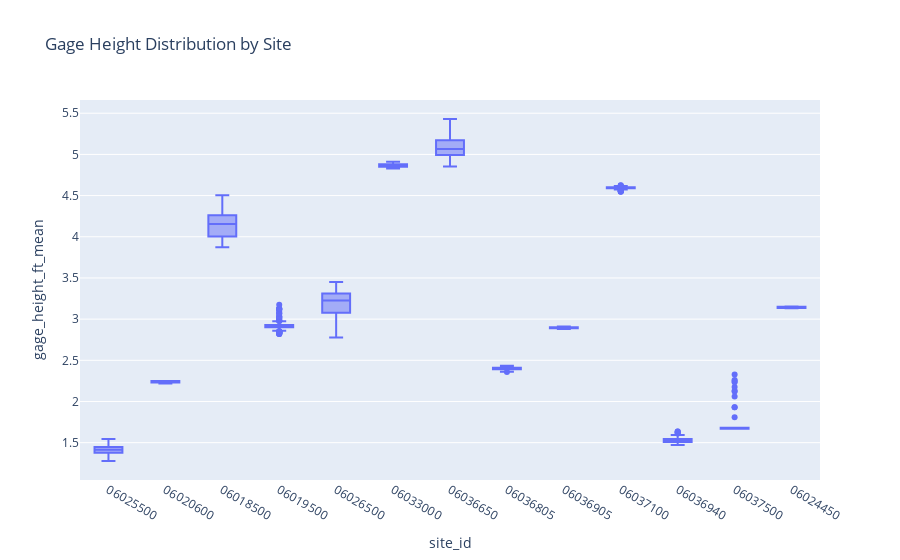

Notebook source saved alongside this figure:
### Code cell
fig = px.box(df, x='site_id', y='gage_height_ft_mean', title='Gage Height Distribution by Site')
fig.show()

### Figure 1 — Plotly figure (JSON) as saved in the notebook; plotly's stock layout.template omitted (floating-point values rounded to 4 significant figures; data arrays with more than 128 entries replaced by an {"elided": "..."} marker saying what was removed)
{"data": [{"alignmentgroup": "True", "hovertemplate": "site_id=%{x}<br>gage_height_ft_mean=%{y}<extra></extra>", "legendgroup": "", "marker": {"color": "#636efa"}, "name": "", "notched": false, "offsetgroup": "", "orientation": "v", "showlegend": false, "type": "box", "x": {"elided": "1728 str values"}, "x0": " ", "xaxis": "x", "y": {"elided": "1728 float values"}, "y0": " ", "yaxis": "y"}], "layout": {"boxmode": "group", "legend": {"tracegroupgap": 0}, "title": {"text": "Gage Height Distribution by Site"}, "xaxis": {"anchor": "y", "domain": [0, 1], "title": {"text": "site_id"}}, "yaxis": {"anchor": "x", "domain": [0, 1], "title": {"text": "gage_height_ft_mean"}}}}
